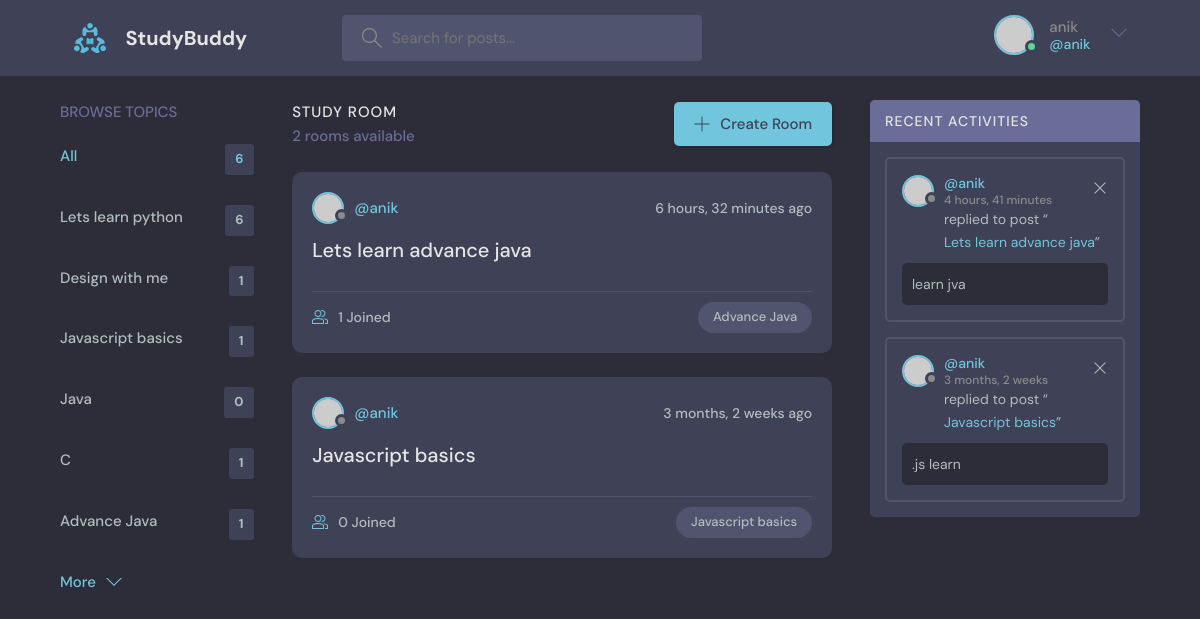
The app's page /?q=Java (signed in) with its own data.
### base/models.py (models this page shows, shortened)
class Topic(models.Model):
    name = models.CharField(max_length=200, null=False,)
    objects = models.Manager()

class Room(models.Model):
    host = models.ForeignKey(User, on_delete=models.SET_NULL, null=True)
    topic = models.ForeignKey(Topic, on_delete=models.SET_NULL, null=True)
    name = models.CharField(max_length=200, null=False, blank= False)
    description = models.TextField(null= True, blank= True,)
    participants = models.ManyToManyField(User, related_name='participants', blank= True)
    updated = models.DateTimeField(auto_now= True)
    created = models.DateTimeField(auto_now_add= True)
    objects = models.Manager()
    class Meta:
        ordering = ['-created', '-updated']
    def __str__(self):
        return str(self.name)

class Messages(models.Model):
    user = models.ForeignKey(User, on_delete=models.CASCADE)
    room = models.ForeignKey(Room, on_delete=models.CASCADE)
    body = models.TextField()
    updated = models.DateTimeField(auto_now= True)
    created = models.DateTimeField(auto_now_add= True)
    objects = models.Manager()
    class Meta:
        ordering = ['-created', '-updated']

### base/views.py (the view)
# urls.py: path('', views.home, name = "home"),
def home(request):
    q = request.GET.get('q') if request.GET.get('q') != None else ''
    rooms = Room.objects.filter(
            Q(topic__name__icontains = q) |
            Q(name__icontains = q) |
            Q(description__icontains = q)
            )
    topics = Topic.objects.all()
    room_count = rooms.count()
    room_messages = Messages.objects.filter(Q(room__topic__name__icontains = q))
    context =  {'rooms': rooms, 'topics': topics, 'room_count': room_count, 'room_messages': room_messages}
    return render(request,'base/home.html', context)

### base/templates/base/home.html (shortened to what this page needs)
{% extends 'main.html' %}
{% block content %}
    <main class="layout layout--3">
      <div class="container">
        {% include 'base/topics_component.html' %}
        <div class="roomList">
          <div class="roomList__header">
            <div>
              <h2>Study Room</h2>
              <p>{{ room_count }} rooms available</p>
            </div>
            <a class="btn btn--main" href="{% url 'create-room' %}">
              <svg version="1.1" xmlns="http://www.w3.org/2000/svg" width="32" height="32" viewBox="0 0 32 32">
                <title>add</title>
                <path
                  d="M16.943 0.943h-1.885v14.115h-14.115v1.885h14.115v14.115h1.885v-14.115h14.115v-1.885h-14.115v-14.115z"
                ></path>
              </svg>
              Create Room
            </a>
          </div>
            {% include 'base/feed_component.html' %}
          </div>
            {% include 'base/activity_component.html' %}
      </div>
    </main>
{% endblock content %}

### templates/navbar.html (shortened to what this page needs)
{% load static %}
<header class="header header--loggedIn">
    <div class="container">
      <a href="{% url 'home' %}" class="header__logo">
        <img src="{% static 'images/logo.svg' %}" />
        <h1>StudyBuddy</h1>
      </a>
      <form class="header__search" action="{% url 'home' %}" method="GET">
        <label>
          <input type="text" name="q" placeholder="Search for posts..." />
        </label>
      </form>
      <nav class="header__menu">
        {% if request.user.is_authenticated %}
        <div class="header__user">
          <a href="profile.html">
            <div class="avatar avatar--medium active">
              <img src="https://randomuser.me/api/portraits/men/37.jpg" />
            </div>
            <p>{{request.user.username}} <span>@{{request.user.username}}</span></p>
          </a>
          <button class="dropdown-button">
            <svg version="1.1" xmlns="http://www.w3.org/2000/svg" width="32" height="32" viewBox="0 0 32 32">
              <title>chevron-down</title>
              <path d="M16 21l-13-13h-3l16 16 16-16h-3l-13 13z"></path>
            </svg>
          </button>
        </div>
        {% else %}
          <a href="{% url 'login' %}">
            <img src="{% static 'images/avatar.svg' %}" />
            <p>Login</p>
          </a>
        {% endif %}
      </nav>
    </div>
  </header>

### base/templates/base/topics_component.html
<div class="topics">
    <div class="topics__header">
      <h2>Browse Topics</h2>
    </div>
    <ul class="topics__list">
      <li>
        <a href="{% url 'home' %}" class="active">All<span>{{ topics.count }}</span></a>
      </li>
        {% for topic in topics %}
            <li>
                <a href="{% url 'home' %}?q={{ topic.name }}">{{ topic.name }}<span>{{ topic.room_set.all.count }}</span></a>
            </li>
        {% endfor %}
    </ul>
    <a class="btn btn--link" href="topics.html">
      More
      <svg version="1.1" xmlns="http://www.w3.org/2000/svg" width="32" height="32" viewBox="0 0 32 32">
        <title>chevron-down</title>
        <path d="M16 21l-13-13h-3l16 16 16-16h-3l-13 13z"></path>
      </svg>
    </a>
  </div>

### base/templates/base/feed_component.html (shortened to what this page needs)
{% for room in rooms %}
    <div class="roomListRoom">
        <div class="roomListRoom__header">
        <a href="{% url 'user-profile' room.host.id %}" class="roomListRoom__author">
            <div class="avatar avatar--small">
            <img src="https://randomuser.me/api/portraits/women/11.jpg" />
            </div>
            <span>@{{ room.host.username }}</span>
        </a>
        <div class="roomListRoom__actions">
            <span>{{ room.created|timesince }} ago</span>
        </div>
        </div>
        <div class="roomListRoom__content">
        <a href="{% url 'room' room.id %}">{{ room.name }}</a>
        </div>
        <div class="roomListRoom__meta">
        <a href="{% url 'room' room.id %}" class="roomListRoom__joined">
            {{ room.participants.all.count }} Joined
        </a>
        <p class="roomListRoom__topic">{{ room.topic.name }}</p>
        </div>
    </div>
{% endfor %}

### base/templates/base/activity_component.html
<div class="activities">
    <div class="activities__header">
      <h2>Recent Activities</h2>
    </div>
    {% for message in room_messages %}
    <div class="activities__box">
      <div class="activities__boxHeader roomListRoom__header">
            <a href="{% url 'user-profile' message.user.id %}" class="roomListRoom__author">
                <div class="avatar avatar--small">
                    <img src="https://randomuser.me/api/portraits/women/11.jpg" />
                </div>
                <p>
                    @{{ message.user}}
                    <span>{{ message.created | timesince}}</span>
                </p>
            </a>
            {% if request.user == message.user %}
            <div class="roomListRoom__actions">
            <a href="{% url 'delete-message' message.id %}">
                <svg version="1.1" xmlns="http://www.w3.org/2000/svg" width="32" height="32" viewBox="0 0 32 32">
                <title>remove</title>
                <path
                    d="M27.314 6.019l-1.333-1.333-9.98 9.981-9.981-9.981-1.333 1.333 9.981 9.981-9.981 9.98 1.333 1.333 9.981-9.98 9.98 9.98 1.333-1.333-9.98-9.98 9.98-9.981z"
                ></path>
                </svg>
            </a>
            </div>
            {% endif %}
      </div>
      <div class="activities__boxContent">
        <p>replied to post “<a href="{% url 'room' message.room.id %}">{{ message.room }}</a>”</p>
        <div class="activities__boxRoomContent">
            {{ message.body }}
          </div>
      </div>
    </div>
    {% endfor %}
  </div>

### records on screen
Topic: name "Lets learn python", room_set.all.count "6"
Topic: name "Design with me", room_set.all.count "1"
Topic: name "Javascript basics", room_set.all.count "1"
Topic: name "Java", room_set.all.count "0"
Topic: name "C", room_set.all.count "1"
Topic: name "Advance Java", room_set.all.count "1"
Room: host.username "anik", created "6 hours, 32 minutes", name "Lets learn advance java", participants.all.count "1", topic.name "Advance Java"
Room: host.username "anik", created "3 months, 2 weeks", name "Javascript basics", participants.all.count "0", topic.name "Javascript basics"
Messages: user "anik", created "4 hours, 41 minutes", room "Lets learn advance java", body "learn jva"
Messages: user "anik", created "3 months, 2 weeks", room "Javascript basics", body ".js learn"

### other values on screen
{{ request.user.username }} "anik"
{{ topics.count }} "6"
{{ room_count }} "2"
